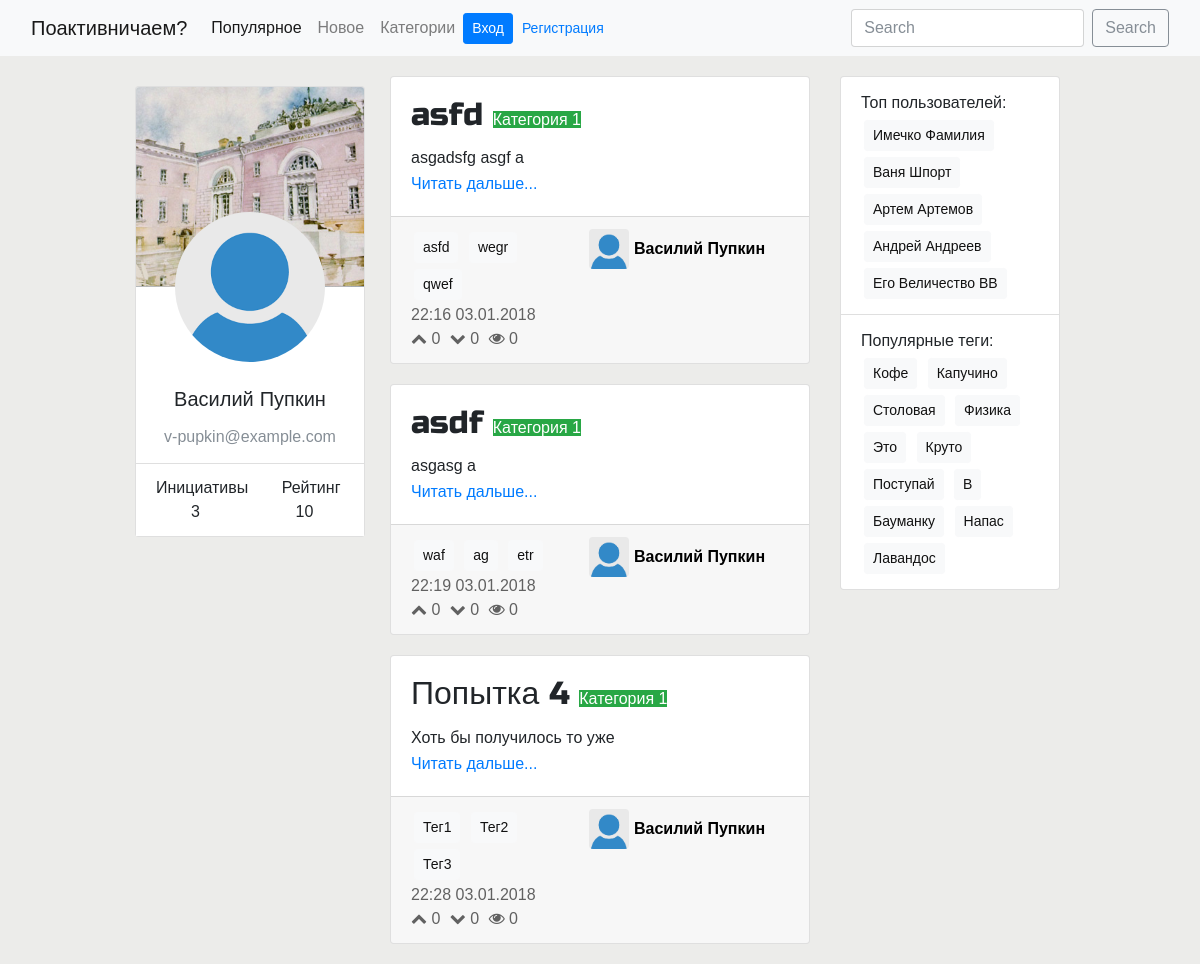
Page /userprofile/1/ on the earlier database version.
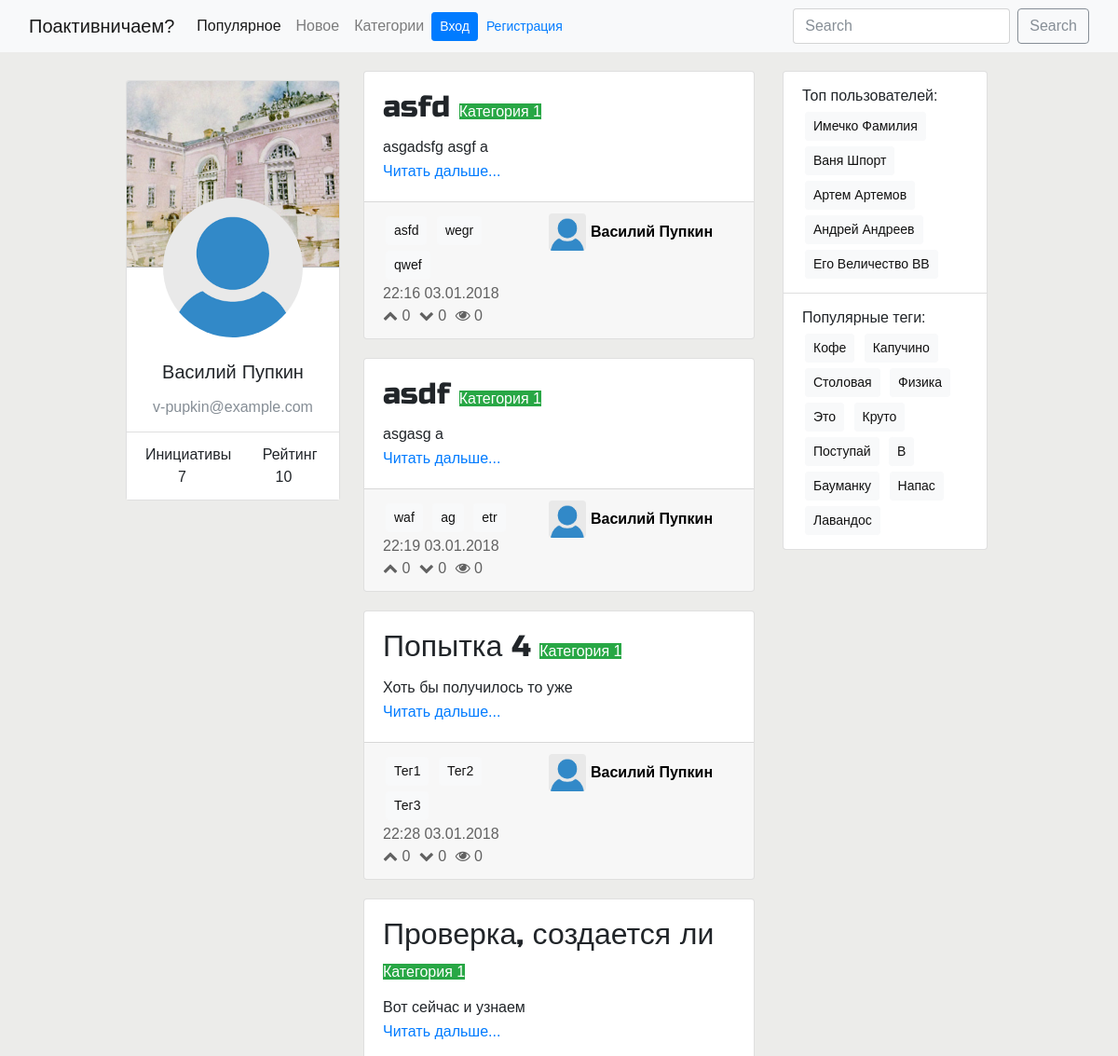
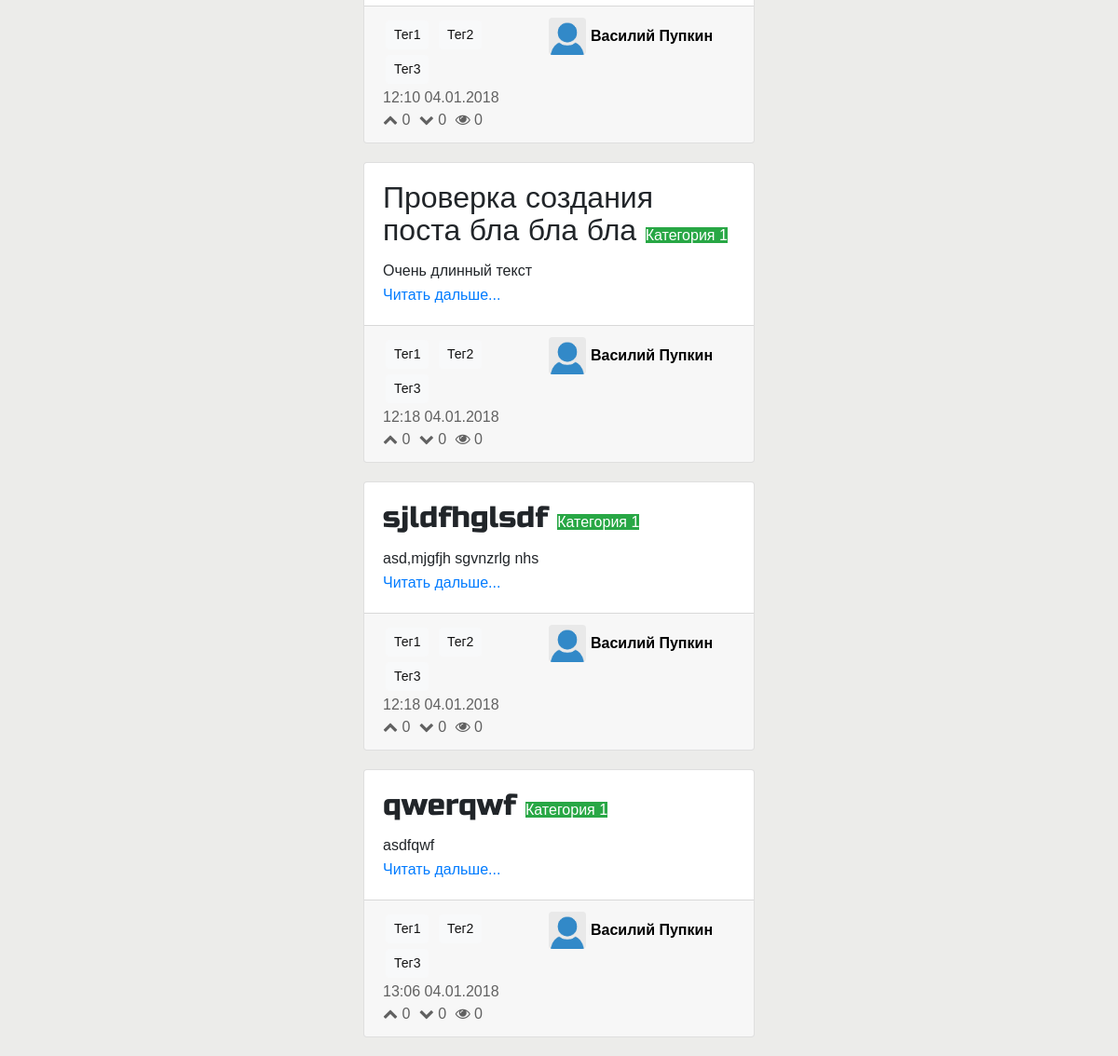
Same page on the later database version (2 pictures, top to bottom).
### post/models.py (models this page shows, shortened)
class Post(models.Model):
    title = models.CharField(max_length=250)
    text = models.TextField()
    pub_date = models.DateTimeField(auto_now_add=True)
    likes = models.IntegerField(default=0)
    dislikes = models.IntegerField(default=0)
    views = models.IntegerField(default=0)
    category = models.ForeignKey(Category, on_delete=models.CASCADE)
    tag = models.ManyToManyField(Tag)
    author = models.ForeignKey(UserProfile, on_delete=models.CASCADE, blank=True)
    posts = PostManager()
    def get_absolute_url(self):
        return reverse('post:detail', kwargs={'pk': self.pk})

### category/models.py (models this page shows, shortened)
class Category(models.Model):
    label = models.CharField(unique=True, max_length=30)
    description = models.TextField()

### tag/models.py (models this page shows, shortened)
class Tag(models.Model):
    label = models.CharField(max_length=30, unique=True)

### userprofile/models.py (models this page shows, shortened)
class UserProfile(models.Model):
    user = models.OneToOneField(User, on_delete=models.CASCADE)
    rating = models.IntegerField(default=0)
    about = models.TextField(blank=True)
    def get_absolute_url(self):
        return reverse('userprofile:userpage', kwargs={'pk': self.pk})

### userprofile/views.py (the view)
# urls.py: url(r'^(?P<pk>\d+)/', views.UserPageDetail.as_view(), name='userpage'),
class UserPageDetail(SingleObjectMixin, ListView):
    model = UserProfile
    template_name = 'userprofile/userpage.html'
    paginate_by = 10
    def get(self, request, *args, **kwargs):
        self.object = self.get_object(queryset=UserProfile.objects.all())
        return super(UserPageDetail, self).get(request, *args, **kwargs)
    def get_context_data(self, **kwargs):
        context = super(UserPageDetail, self).get_context_data(**kwargs)
        context['pag_options'] = ListPost.set_paginator_options(context)
        context['userprofile'] = self.object
        return context
    def get_queryset(self):
        return Post.posts.get_queryset_by_author(self.object.pk)

### bauchange/context.py (called while the page is built)
def current_userprofile(request):
    if hasattr(request, 'user') and request.user.is_authenticated():
        userprofile = UserProfile.objects.get(user=request.user)
    else:
        userprofile = None
    return {
        'context_userprofile': userprofile
    }

### post/models.py (called while the page is built)
    def get_queryset(self):
        return super(PostManager, self).get_queryset()

    def get_queryset_by_author(self, author):
        return self.get_queryset().filter(author=author)

### post/views.py (called while the page is built)
    def set_paginator_options(context):
        first_index = max(context['page_obj'].number - 2, 1)
        last_index = min(first_index + 4, context['paginator'].num_pages)
        first_index = max(1, last_index - 4)
        return {
            'first': first_index,
            'last': last_index
        }

### userprofile/templates/userprofile/userpage.html
{% extends "base.html" %}
{% block content %}
    <div class="row justify-content-center">
        <div class="userpage-left-side col-lg-4 col-md-12 ">
            {% include "userprofile/userpage/usercard.html" %}
        </div>
        <div class="col">
            {% include "post/list.html" with posts_list=object_list %}
        </div>
    </div>
{% endblock %}

### userprofile/templates/userprofile/userpage/usercard.html (shortened to what this page needs)
<div class="card text-center userpage-card">
    <div class="card-header userpage-user-bg"></div>
    <div class="userpage-photo-container">
        <div class="userpage-photo-sq">
            <img class="rounded-circle userpage-photo" src="/upload/img/user_empty.png">
        </div>
    </div>
    <div class="card-body userpage-user-info">
        <ul class="list-group list-group-flush">
            <li class="list-group-item">
                <h5 class="card-title">{{ userprofile.user.first_name }} {{ userprofile.user.last_name }}</h5>
                <p class="card-text text-secondary">{{ userprofile.user.email }}</p>
            </li>
            <li class="list-group-item">
                <div class="row">
                    <div class = "col">Инициативы</div>
                    <div class = "col">Рейтинг</div>
                </div>
                <div class="row">
                    <div class = "col">{{ object_list.count }}</div>
                    <div class = "col">{{ userprofile.rating }}</div>
                </div>
            </li>
        </ul>
    </div>
</div>

### post/templates/post/list-includes/short-post-body.html
<div class="card-body">
    <h2 class="card-title">
        {{ post.title }}
        <a href="{% url 'category:posts-by-category' pk=post.category.id %}">
            <span class="post-category-mini badge-success">
                {{ post.category.label }}
            </span>
        </a>
    </h2>
    <p class="card-text">
        {{ post.text|truncatewords:80 }}
    </p>
    <a href="{{ post.get_absolute_url }}" class="card-link">Читать дальше...</a>
</div>

### post/templates/post/list-includes/short-post-footer.html
<div class="card-footer">
    <div class="row">
        <div class="post-info meta col">
            {% include "post/list-includes/short-post-tags.html" with tags=post.tag %}
            <div class="post-statistics-mini card-text">
                <span class="pub-date-mini float-left">{{ post.pub_date|date:"H:i d.m.Y" }}</span>
                <ul class="list-inline">
                    <li class="list-inline-item"><i class="fa fa-chevron-up" aria-hidden="true"></i> {{ post.likes }}</li>
                    <li class="list-inline-item"><i class="fa fa-chevron-down" aria-hidden="true"></i> {{ post.dislikes }}</li>
                    <li class="list-inline-item"><i class="fa fa-eye" aria-hidden="true"></i> {{ post.views }}</li>
                </ul>
            </div>
        </div>
        <a class="author-info-mini col-md-auto col-sm-auto row float-right" href="{{ post.author.get_absolute_url }}">
            <img src="/upload/img/user_empty.png" class="author-photo-mini rounded float-left">
            <h4 class="author-name-mini">{{ post.author.user.first_name}} {{ post.author.user.last_name}}</h4>
        </a>
    </div>
</div>

### post/templates/post/list-includes/short-post-tags.html
<div class="post-tags-mini">
    {% for tag_item in tags.all %}
        <a href="{% url "tag:posts-by-tag" pk=tag_item.id %}" class="tag btn btn-light btn-sm">{{ tag_item.label }}</a>
    {% endfor %}
</div>

Differences in the rows shown:
added Post: title "Проверка, создается ли", category.label "Категория 1", text "Вот сейчас и узнаем", pub_date "12:10 04.01.2018", likes "0", dislikes "0", views "0", author.user.first_name "Василий", author.user.last_name "Пупкин", Tag (label "Тег1"), Tag (label "Тег2"), Tag (label "Тег3")
added Post: title "Проверка создания поста бла бла бла", category.label "Категория 1", text "Очень длинный текст", pub_date "12:18 04.01.2018", likes "0", dislikes "0", views "0", author.user.first_name "Василий", author.user.last_name "Пупкин", Tag (label "Тег1"), Tag (label "Тег2"), Tag (label "Тег3")
added Post: title "sjldfhglsdf", category.label "Категория 1", text "asd,mjgfjh sgvnzrlg nhs", pub_date "12:18 04.01.2018", likes "0", dislikes "0", views "0", author.user.first_name "Василий", author.user.last_name "Пупкин", Tag (label "Тег1"), Tag (label "Тег2"), Tag (label "Тег3")
added Post: title "qwerqwf", category.label "Категория 1", text "asdfqwf", pub_date "13:06 04.01.2018", likes "0", dislikes "0", views "0", author.user.first_name "Василий", author.user.last_name "Пупкин", Tag (label "Тег1"), Tag (label "Тег2"), Tag (label "Тег3")
Other differences:
{{ object_list.count }}: "3" → "7"
